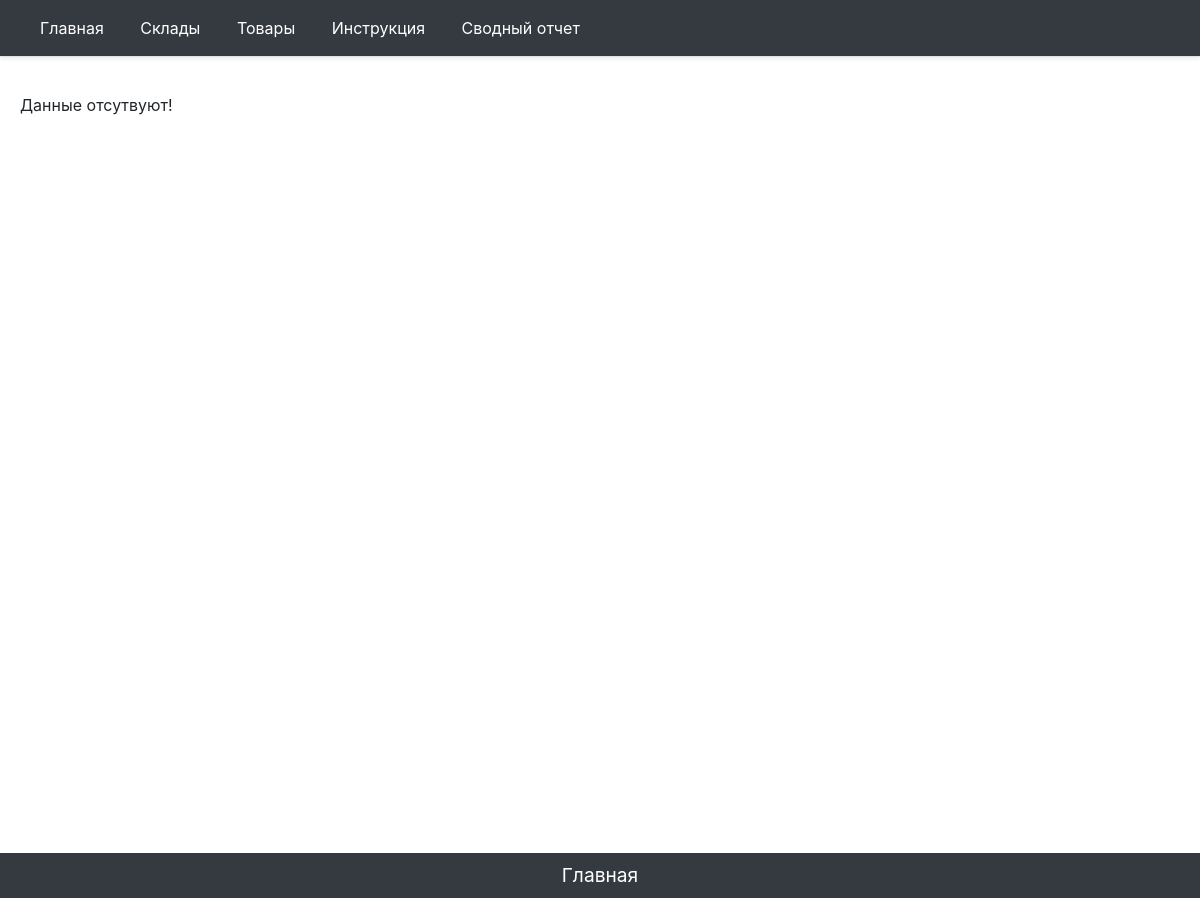
Page /second on the earlier database version.
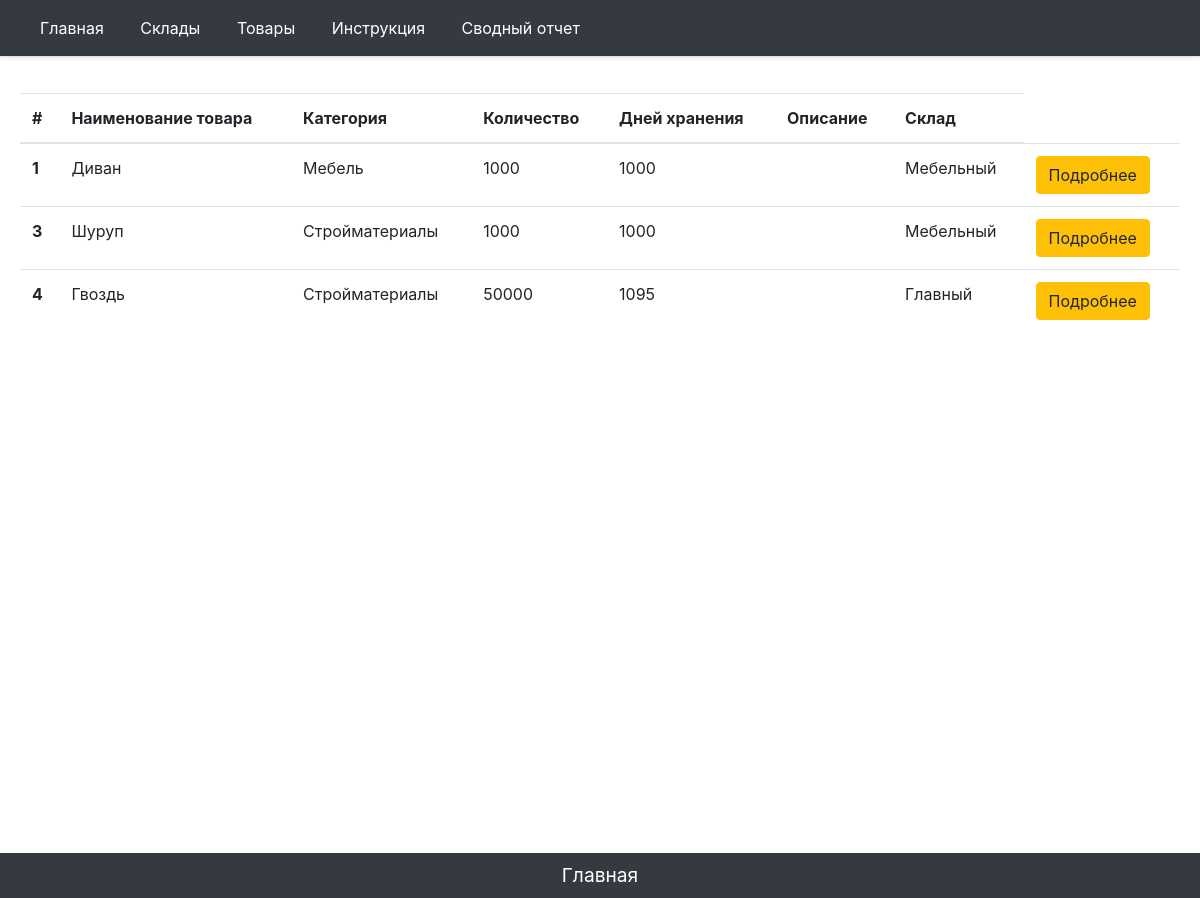
Same page on the later database version.
### main/models.py (models this page shows, shortened)
class ItemNewOne(models.Model):
    ITEM_CATEGORY = (
        ('Мебель', 'Мебель'),
        ('Стройматериалы', 'Строительные материалы'),
        ('Инструменты', 'Инструменты для выполнения строительных,отделочных работ'),
        ('Техника', 'Технические средства, машины для строительных, отделочных работ'),
    )
    ITEM_MODULE = (
        ('А', 'А'),
        ('Б', 'Б'),
        ('В', 'В'),
        ('Г', 'Г'),
        ('Д', 'Д'),
        ('Е', 'Е'),
        ('Ж', 'Ж'),
        ('З', 'З'),
    )
    ITEM_SECTION =(
        ('S-1', 'S-1'),
        ('S-2', 'S-2'),
        ('S-3', 'S-3'),
        ('S-4', 'S-4'),
        ('S-5', 'S-5'),
        ('S-6', 'S-6'),
        ('S-7', 'S-7'),
        ('S-8', 'S-8'),
        ('S-9', 'S-9'),
        ('S-10', 'S-10'),
        ('S-11', 'S-11'),
        ('S-12', 'S-12'),
        ('S-13', 'S-13'),
        ('S-14', 'S-14'),
        ('S-15', 'S-15'),
        ('S-16', 'S-16'),
    )
    ITEM_ROW=(
        ('1', '1'),
        ('2', '2'),
        ('3', '3'),
        ('4', '4'),
        ('5', '5'),
        ('6', '6'),
        ('7', '7'),
        ('8', '8'),
        ('9', '9'),
        ('10', '10'),
        ('11', '11'),
        ('12', '12'),
        ('13', '13'),
        ('14', '14'),
        ('15', '15'),
        ('16', '16'),
        ('17', '17'),
        ('18', '18'),
        ('19', '19'),
        ('20', '20'),
        ('21', '21'),
        ('22', '22'),
        ('23', '23'),
        ('24', '24'),
        ('25', '25'),
        ('26', '26'),
        ('27', '27'),
        ('28', '28'),
        ('29', '29'),
        ('30', '30'),
        ('31', '31'),
        ('32', '32'),
    )
    ITEM_PLACE = (
        ('М1', 'М1'),
        ('М2', 'М2'),
        ('М3', 'М3'),
        ('М4', 'М4'),
        ('М5', 'М5'),
        ('М6', 'М6'),
        ('М7', 'М7'),
        ('М8', 'М8'),
        ('М9', 'М9'),
        ('М10', 'М10'),
        ('М11', 'М11'),
        ('М12', 'М12'),
        ('М13', 'М13'),
        ('М14', 'М14'),
        ('М15', 'М15'),
        ('М16', 'М16'),
        ('М17', 'М17'),
        ('М18', 'М18'),
        ('М19', 'М19'),
        ('М20', 'М20'),
        ('М21', 'М21'),
        ('М22', 'М22'),
        ('М23', 'М23'),
        ('М24', 'М24'),
        ('М25', 'М25'),
        ('М26', 'М26'),
        ('М27', 'М27'),
        ('М28', 'М28'),
        ('М29', 'М29'),
        ('М30', 'М30'),
        ('М31', 'М31'),
        ('М32', 'М32'),
        ('М33', 'М33'),
        ('М34', 'М34'),
        ('М35', 'М35'),
        ('М36', 'М36'),
        ('М37', 'М37'),
        ('М38', 'М38'),
        ('М39', 'М39'),
        ('М40', 'М40'),
        ('М41', 'М41'),
        ('М42', 'М42'),
        ('М43', 'М43'),
        ('М44', 'М44'),
        ('М45', 'М45'),
        ('М46', 'М46'),
        ('М47', 'М47'),
        ('М48', 'М48'),
        ('М49', 'М49'),
        ('М50', 'М50'),
        ('М51', 'М51'),
        ('М52', 'М52'),
        ('М53', 'М53'),
        ('М54', 'М54'),
        ('М55', 'М55'),
        ('М56', 'М56'),
        ('М57', 'М57'),
        ('М58', 'М58'),
        ('М59', 'М59'),
        ('М60', 'М60'),
        ('М61', 'М61'),
        ('М62', 'М62'),
        ('М63', 'М63'),
        ('М64', 'М64'),
        ('М65', 'М65'),
        ('М66', 'М66'),
        ('М67', 'М67'),
        ('М68', 'М68'),
        ('М69', 'М69'),
        ('М70', 'М70'),
        ('М71', 'М71'),
        ('М72', 'М72'),
        ('М73', 'М73'),
        ('М74', 'М74'),
        ('М75', 'М75'),
        ('М76', 'М76'),
        ('М77', 'М77'),
        ('М78', 'М78'),
        ('М79', 'М79'),
        ('М80', 'М80'),
        ('М81', 'М81'),
        ('М82', 'М82'),
        ('М83', 'М83'),
        ('М84', 'М84'),
        ('М85', 'М85'),
        ('М86', 'М86'),
        ('М87', 'М87'),
        ('М88', 'М88'),
        ('М89', 'М89'),
        ('М90', 'М90'),
        ('М91', 'М91'),
        ('М92', 'М92'),
        ('М93', 'М93'),
        ('М94', 'М94'),
        ('М95', 'М95'),
        ('М96', 'М96'),
        ('М97', 'М97'),
        ('М98', 'М98'),
        ('М99', 'М99'),
        ('М100', 'М100'),
        ('М101', 'М101'),
        ('М102', 'М102'),
        ('М103', 'М103'),
        ('М104', 'М104'),
        ('М105', 'М105'),
        ('М106', 'М106'),
        ('М107', 'М107'),
        ('М108', 'М108'),
        ('М109', 'М109'),
        ('М110', 'М110'),
        ('М111', 'М111'),
        ('М112', 'М112'),
        ('М113', 'М113'),
        ('М114', 'М114'),
        ('М115', 'М115'),
        ('М116', 'М116'),
        ('М117', 'М117'),
        ('М118', 'М118'),
        ('М119', 'М119'),
        ('М120', 'М120'),
        ('М121', 'М121'),
        ('М122', 'М122'),
        ('М123', 'М123'),
        ('М124', 'М124'),
        ('М125', 'М125'),
        ('М126', 'М126'),
        ('М127', 'М127'),
        ('М128', 'М128'),
    )
    name = models.CharField('Наименование товара', max_length=100)
    category = models.CharField('Категория',max_length=150, choices=ITEM_CATEGORY)
    amount = models.IntegerField('Количество')
    shelflifeday = models.IntegerField('Дней хранения')
    option = models.TextField('Описание', blank=True)
    foldid = models.ForeignKey(FoldNewOne, on_delete=models.CASCADE, verbose_name="Склад", blank="True")
    camedate = models.DateField('Дата поставки', blank=True, null=True)
    module = models.CharField('Модуль склада', max_length=5,blank=True, choices=ITEM_MODULE)
    section = models.CharField('Секция модуля склада', max_length=5,blank=True, choices=ITEM_SECTION)
    row = models.CharField('Ряд секции', blank=True, max_length=5,choices=ITEM_ROW)
    place = models.CharField('Место в ряду', blank=True, max_length=5,choices=ITEM_PLACE)
    class Meta:
        verbose_name = 'Товар'
        verbose_name_plural = 'Товары'

class FoldNewOne(models.Model):
    name = models.CharField('Название склада', max_length=50)
    parknumber = models.IntegerField('Номер платформы')
    responsible = models.CharField('Ответственный', max_length=50, blank=True)
    adress = models.CharField('Адрес', max_length=200, blank=True)
    square = models.IntegerField('Площадь склада')
    def __str__(self):
        return str(self.name)
    """def get_update_url(self):
        return reverse('fold_update_url',kwargs={'id': self.id})
"""
    class Meta:
        verbose_name = 'Склад'
        verbose_name_plural = 'Склады'

### main/views.py (the view)
# urls.py: path('second',views.second, name='sec'),
def second(request):
    items = ItemNewOne.objects.all()
    return render(request, 'main/second.html', {'title':"Вторая страница сайта", 'item': items})

### main/templates/main/second.html (shortened to what this page needs)
{% extends 'main/base_template.html' %}
{% block content %}
{% if item %}
<table class="table">
          <thead>
            <tr>
              <th scope="col">#</th>
              <th scope="col">Наименование товара</th>
              <th scope="col">Категория</th>
              <th scope="col">Количество</th>
                <th scope="col">Дней хранения</th>
                <th scope="col">Описание</th>
                <th scope="col">Склад</th>
            </tr>
          </thead>
          <tbody>
                {% for element in item %}
                 <tr>
                        <th scope="row">{{ element.id }}</th>
                        <td>{{ element.name }}</td>
                        <td>{{ element.category }} </td>
                        <td>{{ element.amount }}</td>
                        <td>{{ element.shelflifeday }}</td>
                        <td>{{ element.option }} </td>
                        <td>{{ element.foldid }}</td>
                        <td><a href="{% url 'item-detail' element.id %}" class="btn btn-warning">Подробнее</a></td>
                  </tr>
                {% endfor %}
          </tbody>
        </table>
    {% else %}
            <p>Данные отсутвуют!</p>
            {% endif %}
{% endblock %}
{% block tomain %}
      <footer class="footer">
    <p align = "middle" class = "my-0 me-md-auto fw-normal p-2 text-white bg-dark align-items-center"><a href="{% url 'home' %}"><font color="white"><big>Главная</big></font></a></p>
    </footer>
    {% endblock %}

### main/templates/main/base_template.html (shortened to what this page needs)
{% load static %}
<!DOCTYPE html>
<html lang="en">
<head>
    <link href="/docs/5.0/dist/css/bootstrap.min.css" rel="stylesheet">
    <link rel="stylesheet" href="https://stackpath.bootstrapcdn.com/bootstrap/4.5.2/css/bootstrap.min.css">
    <link rel="stylesheet" href="{% static 'main/css/main.css' %}">
</head>
<body>
<header class="d-flex flex-column flex-md-row align-items-center p-3 px-md-4 mb-3 bg-dark border-bottom shadow-sm">
  <nav class="my-3 my-md-0 me-md-3">
    <a class="p-3 text-white" href="{% url 'home' %}">Главная</a>
    <a class="p-3 text-white" href="{% url 'folds_home' %}">Склады</a>
    <a class="p-3 text-white" href="{% url 'items_home' %}">Товары</a>
    <a class="p-3 text-white" href="{% url 'instruction' %}">Инструкция</a>
      <a class="p-3 text-white" href="{% url 'fir' %}">Сводный отчет</a>
  </nav>
</header>
    <div class="content">
        <div class="content-inside">
        {% block content %}{% endblock %}
        </div>
    </div>
    {% block tomain %}{% endblock %}
</body>
</html>

### main/static/main/css/main.css (style rules this page uses)
table { width: 100%; }
html, body { height: 100%; margin: 0; }
.content { min-height: 100%; }
.content-inside { padding: 20px; padding-bottom: 20px; }
.footer { height: 20px; margin-top: -20px; }

Differences in the rows shown:
added ItemNewOne: id "1", name "Диван", category "Мебель", amount "1000", shelflifeday "1000", foldid "Мебельный"
added ItemNewOne: id "3", name "Шуруп", category "Стройматериалы", amount "1000", shelflifeday "1000", foldid "Мебельный"
added ItemNewOne: id "4", name "Гвоздь", category "Стройматериалы", amount "50000", shelflifeday "1095", foldid "Главный"
Other differences:
text no longer shown: "Данные отсутвуют!"
text now shown: "# Наименование товара Категория Количество Дней хранения Описание Склад"
